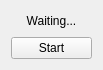
<?xml version="1.0" encoding="UTF-8"?>
<ui version="4.0">
 <class>MainWindow</class>
 <widget class="QMainWindow" name="MainWindow">
  <property name="geometry">
   <rect>
    <x>0</x>
    <y>0</y>
    <width>103</width>
    <height>70</height>
   </rect>
  </property>
  <property name="windowTitle">
   <string>MainWindow</string>
  </property>
  <widget class="QWidget" name="centralWidget">
   <layout class="QVBoxLayout" name="verticalLayout">
    <item>
     <widget class="QLabel" name="label">
      <property name="text">
       <string>Waiting...</string>
      </property>
      <property name="alignment">
       <set>Qt::AlignCenter</set>
      </property>
     </widget>
    </item>
    <item>
     <widget class="QPushButton" name="startButton">
      <property name="text">
       <string>Start</string>
      </property>
     </widget>
    </item>
   </layout>
  </widget>
 </widget>
 <layoutdefault spacing="6" margin="11"/>
 <resources/>
 <connections/>
</ui>
